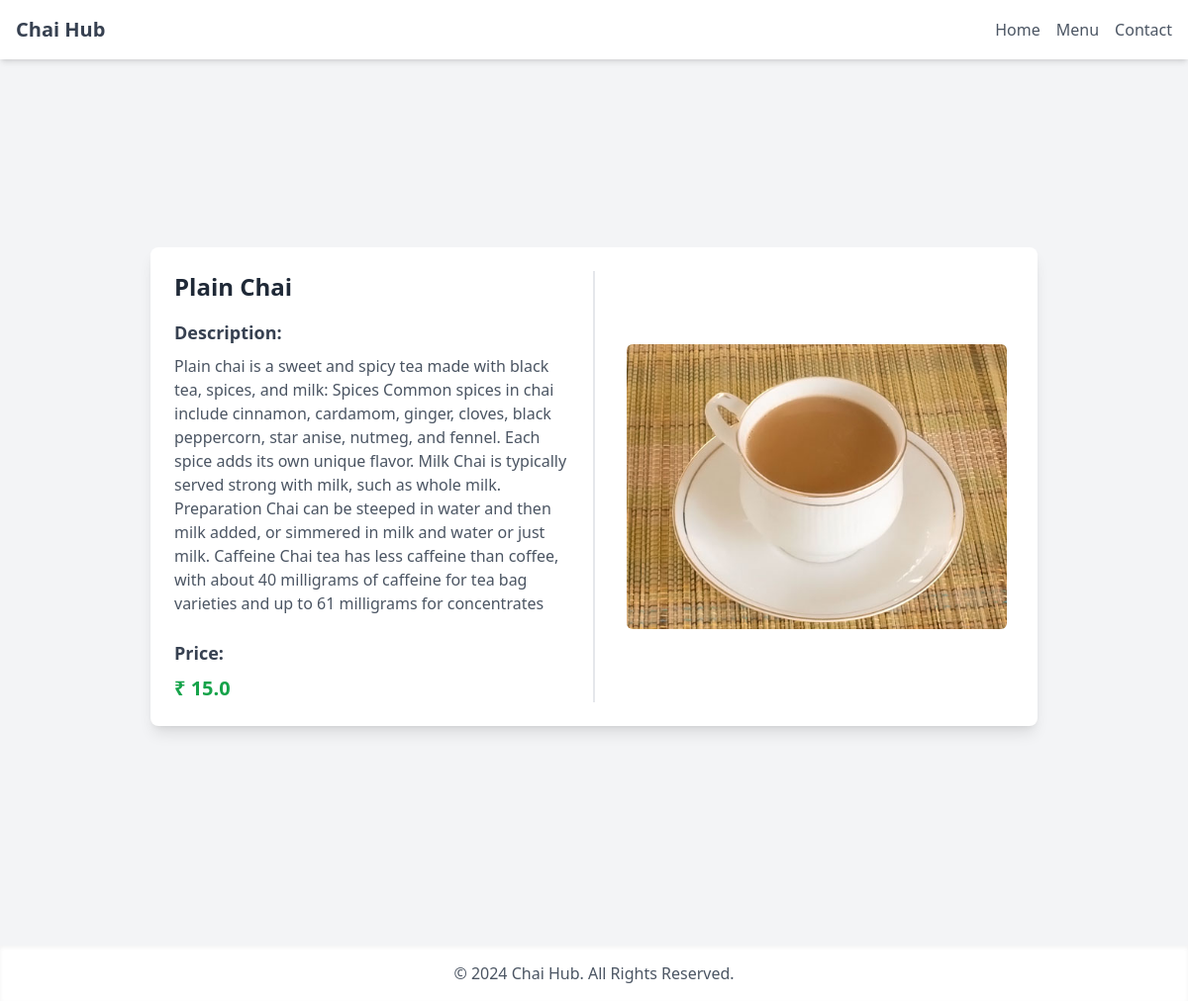
Page /chai/1/ on the committed database.
### chai/models.py (models this page shows, shortened)
class ChaiVarity(models.Model):
    CHAI_TYPE_CHOICE = [
        ('ML','MASALA'),
        ('GR','GINGER'),
        ('KL','KIWI'),
        ('PL','PLAIN'),
        ('EL','ELACHI'),
    ]
    name = models.CharField(max_length=100)
    image = models.ImageField(upload_to='chai/')
    date_added = models.DateTimeField(default=timezone.now)
    type = models.CharField(max_length=2, choices=CHAI_TYPE_CHOICE)
    description = models.TextField(default="")
    price = models.FloatField(default=0)

### chai/views.py (the view)
# urls.py: path('<int:chai_id>/', views.chai_details, name='chai_details'),
def chai_details(request, chai_id):
    chai = get_object_or_404(ChaiVarity, pk=chai_id)
    return render(request, 'chai/chai_details.html', {'chai': chai})

### chai/templates/chai/chai_details.html (shortened to what this page needs)
{% extends "layout.html" %}
{% block content %}
<div class="flex items-center justify-center min-h-screen bg-gray-100">
    <div class="bg-white shadow-lg rounded-lg p-6 w-full max-w-4xl flex flex-col md:flex-row">
        <div class="flex-1 md:border-r-2 md:pr-6">
            <h2 class="text-2xl font-bold text-gray-800 mb-4">{{ chai.name }}</h2>
            <h3 class="text-lg text-gray-700 font-semibold mb-2">Description:</h3>
            <p class="text-gray-600 mb-4">{{ chai.description }}</p>
            <div class="mt-6">
                <h3 class="text-lg text-gray-700 font-semibold mb-2">Price:</h3>
                <p class="text-green-600 font-bold text-xl">₹ {{ chai.price }}</p>
            </div>
        </div>
        <div class="flex-1 flex items-center justify-center mt-6 md:mt-0 md:pl-6">
            <img src="{{ chai.image.url }}" alt="{{ chai.name }}" class="w-full max-w-sm h-auto rounded-md">
        </div>
    </div>
</div>
{% endblock %}

### static/style.css (style rules this page uses)
body { background-color: grey; color: wheat; }

### rows in the picture
ChaiVarity: name "Plain Chai", description "Plain chai is a sweet and spicy tea made with black tea, spices, and milk: Spices Common spices in chai include cinnamon, cardamom, ginger, cloves, black peppercorn, star anise, nutmeg, and fennel. Each spice adds its own unique flavor. Milk Chai is typically served strong with milk, such as whole milk. Preparation Chai can be steeped in water and then milk added, or simmered in milk and water or just milk. Caffeine Chai tea has less caffeine than coffee, with about 40 milligrams of caffeine for tea bag varieties and up to 61 milligrams for concentrates", price "15.0", image (picture)
